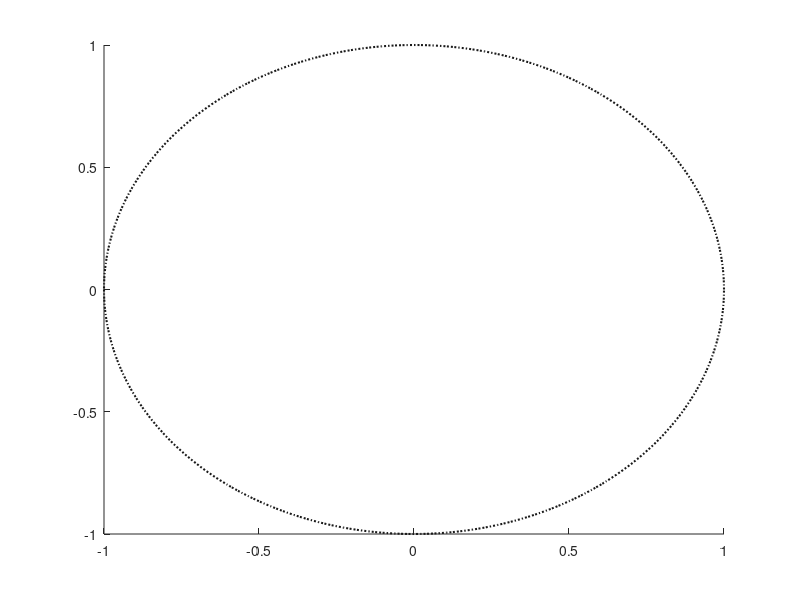

Write the MATLAB code that produced this figure.
function h=ellipse_dot(ra,rb,ang,x0,y0,C,Nb)
% Ellipse adds ellipses to the current plot
%
% ELLIPSE(ra,rb,ang,x0,y0) adds an ellipse with semimajor axis of ra,
% a semimajor axis of radius rb, a semimajor axis of ang, centered at
% the point x0,y0.
%
% The length of ra, rb, and ang should be the same. 
% If ra is a vector of length L and x0,y0 scalars, L ellipses
% are added at point x0,y0.
% If ra is a scalar and x0,y0 vectors of length M, M ellipse are with the same 
% radii are added at the points x0,y0.
% If ra, x0, y0 are vectors of the same length L=M, M ellipses are added.
% If ra is a vector of length L and x0, y0 are  vectors of length
% M~=L, L*M ellipses are added, at each point x0,y0, L ellipses of radius ra.
%
% ELLIPSE(ra,rb,ang,x0,y0,C)
% adds ellipses of color C. C may be a string ('r','b',...) or the RGB value. 
% If no color is specified, it makes automatic use of the colors specified by 
% the axes ColorOrder property. For several circles C may be a vector.
%
% ELLIPSE(ra,rb,ang,x0,y0,C,Nb), Nb specifies the number of points
% used to draw the ellipse. The default value is 300. Nb may be used
% for each ellipse individually.
%
% h=ELLIPSE(...) returns the handles to the ellipses.
%
% as a sample of how ellipse works, the following produces a red ellipse
% tipped up at a 45 deg axis from the x axis
% ellipse(1,2,pi/8,1,1,'r')
%
% note that if ra=rb, ELLIPSE plots a circle
%

% written by D.G. Long, Brigham Young University, based on the
% CIRCLES.m original 
% written by Peter Blattner, Institute of Microtechnology, University of 
% Neuchatel, Switzerland, blattner@imt.unine.ch


% Check the number of input arguments 

if nargin<1,
  ra=[];
end;
if nargin<2,
  rb=[];
end;
if nargin<3,
  ang=[];
end;

%if nargin==1,
%  error('Not enough arguments');
%end;

if nargin<5,
  x0=[];
  y0=[];
end;
 
if nargin<6,
  C=[];
end

if nargin<7,
  Nb=[];
end

% set up the default values

if isempty(ra),ra=1;end;
if isempty(rb),rb=1;end;
if isempty(ang),ang=0;end;
if isempty(x0),x0=0;end;
if isempty(y0),y0=0;end;
if isempty(Nb),Nb=300;end;
if isempty(C),C=get(gca,'colororder');end;

% work on the variable sizes

x0=x0(:);
y0=y0(:);
ra=ra(:);
rb=rb(:);
ang=ang(:);
Nb=Nb(:);

if isstr(C),C=C(:);end;

if length(ra)~=length(rb),
  error('length(ra)~=length(rb)');
end;
if length(x0)~=length(y0),
  error('length(x0)~=length(y0)');
end;

% how many inscribed elllipses are plotted

if length(ra)~=length(x0)
  maxk=length(ra)*length(x0);
else
  maxk=length(ra);
end;

% drawing loop

for k=1:maxk
  
  if length(x0)==1
    xpos=x0;
    ypos=y0;
    radm=ra(k);
    radn=rb(k);
    if length(ang)==1
      an=ang;
    else
      an=ang(k);
    end;
  elseif length(ra)==1
    xpos=x0(k);
    ypos=y0(k);
    radm=ra;
    radn=rb;
    an=ang;
  elseif length(x0)==length(ra)
    xpos=x0(k);
    ypos=y0(k);
    radm=ra(k);
    radn=rb(k);
    an=ang(k)
  else
    rada=ra(fix((k-1)/size(x0,1))+1);
    radb=rb(fix((k-1)/size(x0,1))+1);
    an=ang(fix((k-1)/size(x0,1))+1);
    xpos=x0(rem(k-1,size(x0,1))+1);
    ypos=y0(rem(k-1,size(y0,1))+1);
  end;

  co=cos(an);
  si=sin(an);
  the=linspace(0,2*pi,Nb(rem(k-1,size(Nb,1))+1,:)+1);
%  x=radm*cos(the)*co-si*radn*sin(the)+xpos;
%  y=radm*cos(the)*si+co*radn*sin(the)+ypos;
  h(k)=line(radm*cos(the)*co-si*radn*sin(the)+xpos,radm*cos(the)*si+co*radn*sin(the)+ypos);
  set(h(k),'color',[.1 .1 .1],'LineStyle',':','LineWidth',1.5);

end;

